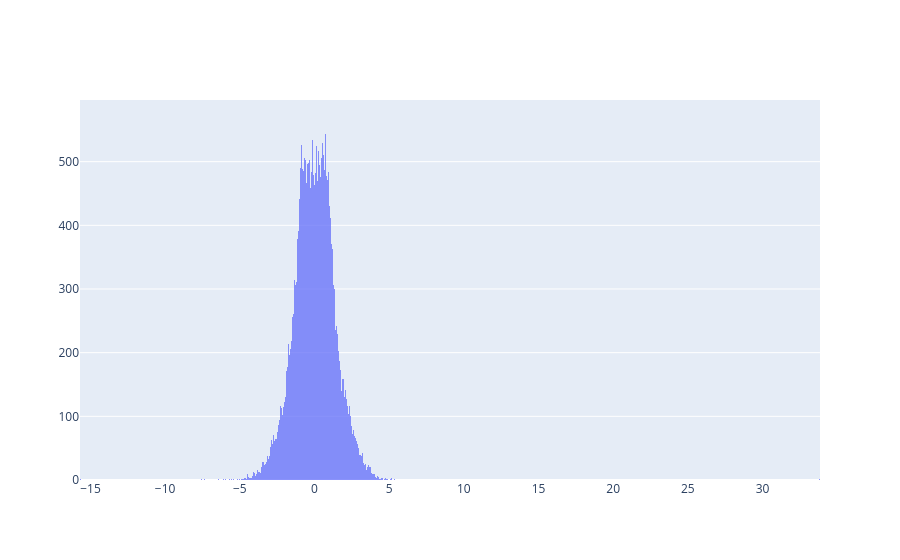

Source (notebook cell):
### Code cell
import plotly.graph_objects as go

import numpy as np

xs = state_vectors[:,0]
xs = xs[xs > -40]
ys = state_vectors[:,1]
zs = state_vectors[:,2]
xs[(xs < 15) & (xs > -40)]
# Add 1 to shift the mean of the Gaussian distribution

fig = go.Figure()
fig.add_trace(go.Histogram(x=xs))
# Reduce opacity to see both histograms
fig.update_traces(opacity=0.75)
fig.show()

### Figure 1 — Plotly figure (JSON) as saved in the notebook; plotly's stock layout.template omitted (floating-point values rounded to 4 significant figures; data arrays with more than 128 entries replaced by an {"elided": "..."} marker saying what was removed)
{"data": [{"opacity": 0.75, "type": "histogram", "x": {"elided": "34322 float values"}}], "layout": {}}
